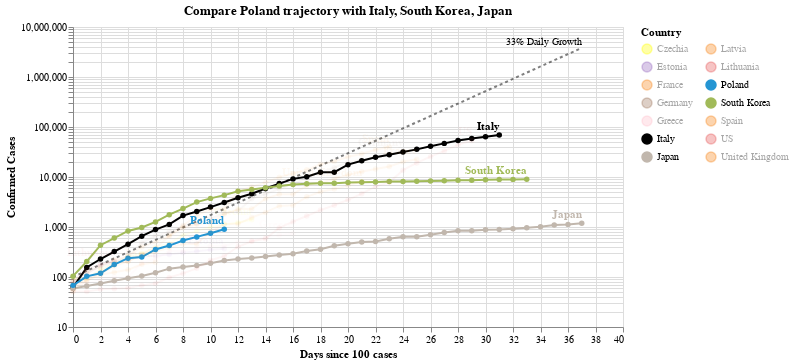

Notebook source saved alongside this figure:
### Code cell
#hide_input
chart3 = make_since_chart(['Poland'])
chart3

### Figure 1 — Vega-Lite specification as saved in the notebook (floating-point values rounded to 4 significant figures; data arrays with more than 128 entries replaced by an {"elided": "..."} marker saying what was removed)
{"config": {"view": {"continuousWidth": 400, "continuousHeight": 300}}, "layer": [{"mark": {"type": "line", "color": "black", "opacity": 0.5, "strokeDash": [3, 3]}, "encoding": {"x": {"type": "quantitative", "field": "Days since 100 cases"}, "y": {"type": "quantitative", "field": "Confirmed Cases"}}}, {"mark": {"type": "text", "align": "right", "dy": -6, "fontSize": 10, "text": "33% Daily Growth"}, "encoding": {"x": {"type": "quantitative", "field": "Days since 100 cases"}, "y": {"type": "quantitative", "field": "Confirmed Cases"}}, "transform": [{"filter": "(datum['Days since 100 cases'] >= 37)"}]}, {"data": {"name": "data-0267d1176f8fe23f62a2ff48def2d716"}, "mark": {"type": "line", "point": true}, "encoding": {"color": {"type": "nominal", "field": "Country", "legend": {"columns": 2}, "scale": {"domain": ["Czechia", "Estonia", "France", "Germany", "Greece", "Italy", "Japan", "Latvia", "Lithuania", "Poland", "South Korea", "Spain", "US", "United Kingdom"], "range": ["yellow", "#9467bd", "#F58518", "#9D755D", "pink", "black", "#C1B7AD", "#F58518", "#E45756", "#2495D3", "#A1BA59", "#F58518", "#E45756", "#F58518"]}}, "opacity": {"condition": {"value": 1, "selection": "selector037"}, "value": 0.05}, "tooltip": [{"type": "nominal", "field": "Country"}, {"type": "temporal", "field": "Date"}, {"type": "quantitative", "field": "Confirmed Cases"}, {"type": "quantitative", "field": "Days since 100 cases"}], "x": {"type": "quantitative", "field": "Days since 100 cases"}, "y": {"type": "quantitative", "field": "Confirmed Cases", "scale": {"type": "log"}}}, "selection": {"selector037": {"type": "multi", "fields": ["Country"], "bind": "legend", "init": [{"Country": "Poland"}, {"Country": "Italy"}, {"Country": "South Korea"}, {"Country": "Japan"}]}}, "width": 550}, {"data": {"name": "data-0267d1176f8fe23f62a2ff48def2d716"}, "mark": {"type": "text", "align": "right", "dy": -8, "fontWeight": "bold"}, "encoding": {"color": {"type": "nominal", "field": "Country", "legend": {"columns": 2}, "scale": {"domain": ["Czechia", "Estonia", "France", "Germany", "Greece", "Italy", "Japan", "Latvia", "Lithuania", "Poland", "South Korea", "Spain", "US", "United Kingdom"], "range": ["yellow", "#9467bd", "#F58518", "#9D755D", "pink", "black", "#C1B7AD", "#F58518", "#E45756", "#2495D3", "#A1BA59", "#F58518", "#E45756", "#F58518"]}}, "opacity": {"condition": {"value": 1, "selection": "selector037"}, "value": 0.05}, "text": {"type": "nominal", "field": "Country"}, "tooltip": [{"type": "nominal", "field": "Country"}, {"type": "temporal", "field": "Date"}, {"type": "quantitative", "field": "Confirmed Cases"}, {"type": "quantitative", "field": "Days since 100 cases"}], "x": {"type": "quantitative", "field": "Days since 100 cases"}, "y": {"type": "quantitative", "field": "Confirmed Cases", "scale": {"type": "log"}}}, "transform": [{"filter": "(datum['Date'] >= 1585008000000)"}], "width": 550}], "data": {"name": "data-13c5355e9ceeab965873228bafcc13f9"}, "title": "Compare Poland trajectory with Italy, South Korea, Japan", "$schema": "https://vega.github.io/schema/vega-lite/v4.0.2.json", "datasets": {"data-13c5355e9ceeab965873228bafcc13f9": [{"Days since 100 cases": 0, "Confirmed Cases": 100.0}, {"Days since 100 cases": 1, "Confirmed Cases": 133.0}, {"Days since 100 cases": 2, "Confirmed Cases": 176.9}, {"Days since 100 cases": 3, "Confirmed Cases": 235.3}, {"Days since 100 cases": 4, "Confirmed Cases": 312.9}, {"Days since 100 cases": 5, "Confirmed Cases": 416.2}, {"Days since 100 cases": 6, "Confirmed Cases": 553.5}, {"Days since 100 cases": 7, "Confirmed Cases": 736.1}, {"Days since 100 cases": 8, "Confirmed Cases": 979.1}, {"Days since 100 cases": 9, "Confirmed Cases": 1302.0}, {"Days since 100 cases": 10, "Confirmed Cases": 1732.0}, {"Days since 100 cases": 11, "Confirmed Cases": 2303.0}, {"Days since 100 cases": 12, "Confirmed Cases": 3064.0}, {"Days since 100 cases": 13, "Confirmed Cases": 4074.0}, {"Days since 100 cases": 14, "Confirmed Cases": 5419.0}, {"Days since 100 cases": 15, "Confirmed Cases": 7207.0}, {"Days since 100 cases": 16, "Confirmed Cases": 9586.0}, {"Days since 100 cases": 17, "Confirmed Cases": 12750.0}, {"Days since 100 cases": 18, "Confirmed Cases": 16960.0}, {"Days since 100 cases": 19, "Confirmed Cases": 22550.0}, {"Days since 100 cases": 20, "Confirmed Cases": 29990.0}, {"Days since 100 cases": 21, "Confirmed Cases": 39890.0}, {"Days since 100 cases": 22, "Confirmed Cases": 53060.0}, {"Days since 100 cases": 23, "Confirmed Cases": 70560.0}, {"Days since 100 cases": 24, "Confirmed Cases": 93850.0}, {"Days since 100 cases": 25, "Confirmed Cases": 124800.0}, {"Days since 100 cases": 26, "Confirmed Cases": 166000.0}, {"Days since 100 cases": 27, "Confirmed Cases": 220800.0}, {"Days since 100 cases": 28, "Confirmed Cases": 293700.0}, {"Days since 100 cases": 29, "Confirmed Cases": 390600.0}, {"Days since 100 cases": 30, "Confirmed Cases": 519500.0}, {"Days since 100 cases": 31, "Confirmed Cases": 690900.0}, {"Days since 100 cases": 32, "Confirmed Cases": 918900.0}, {"Days since 100 cases": 33, "Confirmed Cases": 1222000.0}, {"Days since 100 cases": 34, "Confirmed Cases": 1625000.0}, {"Days since 100 cases": 35, "Confirmed Cases": 2162000.0}, {"Days since 100 cases": 36, "Confirmed Cases": 2875000.0}, {"Days since 100 cases": 37, "Confirmed Cases": 3824000.0}], "data-0267d1176f8fe23f62a2ff48def2d716": {"elided": "297 records"}}}
